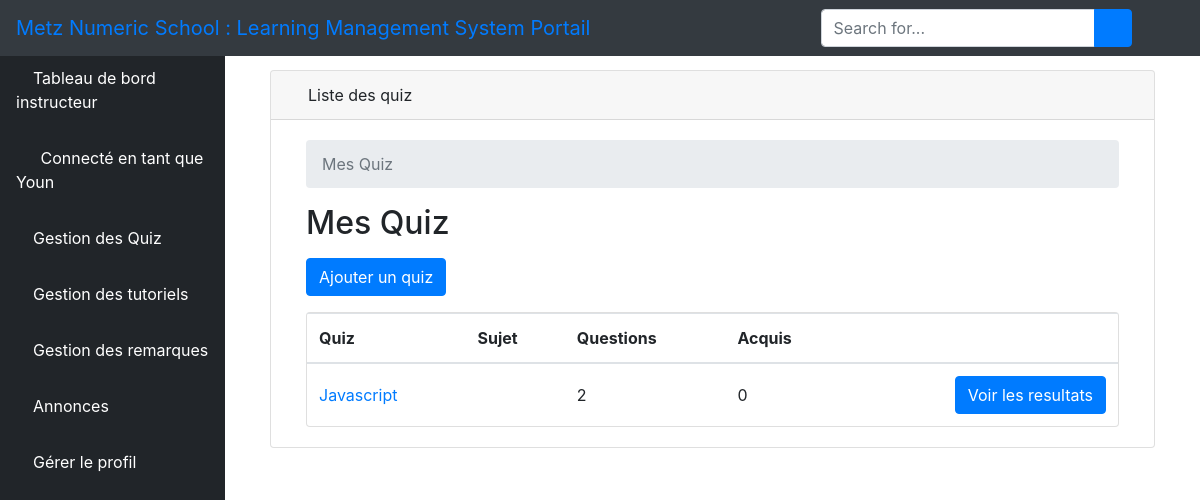
Page /llist_quiz/ (signed in) on the committed database.
### elearn/models.py (models this page shows, shortened)
class User(AbstractUser):
    is_learner = models.BooleanField(default=False)
    is_instructor = models.BooleanField(default=False)
    is_admin = models.BooleanField(default=False)

class Quiz(models.Model):
    owner = models.ForeignKey(
        User, on_delete=models.CASCADE, related_name='quizzes')
    name = models.CharField(max_length=255)
    course = models.ForeignKey(
        Course, on_delete=models.CASCADE, related_name='quizzes')

### elearn/views.py (the view)
# urls.py: path('llist_quiz/', views.QuizListView.as_view(), name='quiz_change_list'),
class QuizListView(ListView):
    model = Quiz
    ordering = ('name',)
    context_object_name = 'quizzes'
    template_name = 'dashboard/instructor/quiz_change_list.html'
    def get_queryset(self):
        queryset = self.request.user.quizzes \
            .select_related('course') \
            .annotate(questions_count=Count('questions', distinct=True)) \
            .annotate(taken_count=Count('taken_quizzes', distinct=True))
        return queryset

### elearn/templates/dashboard/instructor/quiz_change_list.html (shortened to what this page needs)
{% extends 'dashboard/instructor/base.html' %}
{% block body %}
    <div class="container-fluid">
    <div class="row">
    <div class="col-12 mb-3">
    <div class="col-12 mb-3">
    <div id="content-wrapper" style="padding-top: 20px">
    <div class="container-fluid">
    <div class="card mb-3">
    <div class="card-header">
        <i class="fas fa-table text-primary"></i>
        Liste des quiz
    </div>
    <div class="card-body">
    <div class="col-sm-12">
    <nav aria-label="breadcrumb">
        <ol class="breadcrumb">
            <li class="breadcrumb-item active" aria-current="page">Mes Quiz</li>
        </ol>
    </nav>
    <h2 class="mb-3">Mes Quiz</h2>
    <a href="{% url 'quiz_add' %}" class="btn btn-primary mb-3" role="button">Ajouter un quiz</a>
    <div class="card">
        <table class="table mb-0">
            <thead>
            <tr>
                <th>Quiz</th>
                <th>Sujet</th>
                <th>Questions</th>
                <th>Acquis</th>
                <th></th>
            </tr>
            </thead>
            <tbody>
            {% for quiz in quizzes %}
                <tr>
                    <td class="align-middle"><a href="{% url 'quiz_change' quiz.pk %}">{{ quiz.name }}</a></td>
                    <td class="align-middle">{{ quiz.subject.get_html_badge }}</td>
                    <td class="align-middle">{{ quiz.questions_count }}</td>
                    <td class="align-middle">{{ quiz.taken_count }}</td>
                    <td class="text-right">
                        <a href="{% url 'quiz_results' quiz.pk %}" class="btn btn-primary">Voir les resultats</a>
                    </td>
                </tr>
            {% empty %}
                <tr>
                    <td class="bg-light text-center font-italic" colspan="5">Vous n'avez pas encore créé de quiz</td>
                </tr>
            {% endfor %}
            </tbody>
        </table>
    </div>
{% endblock body %}

### elearn/templates/dashboard/instructor/base.html (shortened to what this page needs)
<!DOCTYPE html>
<html lang="en">
<head>
    {% load static %}
    <link href="{% static 'vendor/fontawesome-free/css/all.min.css' %}" rel="stylesheet" type="text/css">
    <link href="{% static 'vendor/datatables/dataTables.bootstrap4.css' %}" rel="stylesheet">
    <link href="{% static 'css/sb-admin.css' %}" rel="stylesheet">
</head>
<body id="page-top">
<nav class="navbar navbar-expand navbar-dark bg-dark fixed-top">
    <a class="navbar-brand mr-1 text-primary" href="">Metz Numeric School : Learning Management System Portail</a>
    <button class="btn btn-link btn-sm text-white order-1 order-sm-0" id="sidebarToggle" href="#">
        <i class="fas fa-bars"></i>
    </button>
    <form class="d-none d-md-inline-block form-inline ml-auto mr-0 mr-md-3 my-2 my-md-0">
        <div class="input-group">
            <input type="text" class="form-control" placeholder="Search for..." aria-label="Rechercher"
                   aria-describedby="basic-addon2">
            <div class="input-group-append">
                <button class="btn btn-primary" type="button">
                    <i class="fas fa-search"></i>
                </button>
            </div>
        </div>
    </form>
    <ul class="navbar-nav ml-auto ml-md-0">
        <li class="nav-item dropdown no-arrow">
            <a class="nav-link dropdown-toggle" href="#" id="userDropdown" role="button" data-toggle="dropdown"
               aria-haspopup="true" aria-expanded="false">
                <i class="fas fa-user-circle fa-fw text-primary"></i>
            </a>
        </li>
    </ul>
</nav>
<div id="wrapper" style="padding-top: 50px;">
    <ul class="sidebar navbar-nav">
        <li class="nav-item active">
            <a class="nav-link" href="{% url 'instructor' %}">
                <i class="fa fa-home" aria-hidden="true"></i>
                <span>Tableau de bord instructeur</span>
            </a>
        </li>
        <li class="nav-item active">
            <a class="nav-link" href="">
                <i class="fas fa-user-circle fa-fw text-primary"></i>
                <span>Connecté en tant que {{ user.username }}</span>
            </a>
        </li>
        <li class="nav-item dropdown no-arrow">
            <a class="nav-link dropdown-toggle" data-toggle="dropdown" aria-haspopup="true" aria-expanded="false"
               href="">
                <i class="fa fa-th-list" aria-hidden="true"></i>
                <span style="color: white">Gestion des Quiz</span>
            </a>
        </li>
        <li class="nav-item dropdown no-arrow">
            <a class="nav-link dropdown-toggle" data-toggle="dropdown" aria-haspopup="true" aria-expanded="false"
               href="">
                <i class="fas fa-book-reader" aria-hidden="true"></i>
                <span style="color: white">Gestion des tutoriels</span>
            </a>
        </li>
        <li class="nav-item">
            <a class="nav-link" href="{% url 'lnotes' %}">
                <i class="fas fa-pen" aria-hidden="true"></i>
                <span style="color: white">Gestion des remarques</span>
            </a>
        </li>
        <li class="nav-item dropdown no-arrow">
            <a class="nav-link dropdown-toggle" data-toggle="dropdown" aria-haspopup="true" aria-expanded="false"
               href="">
                <i class="fas fa-bell"></i>
                <span style="color: white">Annonces</span>
            </a>
        </li>
        <li class="nav-item dropdown no-arrow">
            <a class="nav-link dropdown-toggle" data-toggle="dropdown" aria-haspopup="true" aria-expanded="false"
               href="">
                <i class="fas fa-user text-default"></i>
                <span style="color: white">Gérer le profil</span>
            </a>
        </li>
    </ul>
    {% block body %}{% endblock %}
</div>

### rows in the picture
User: username "Youn"
Quiz: name "Javascript", questions_count "2", taken_count "0"
